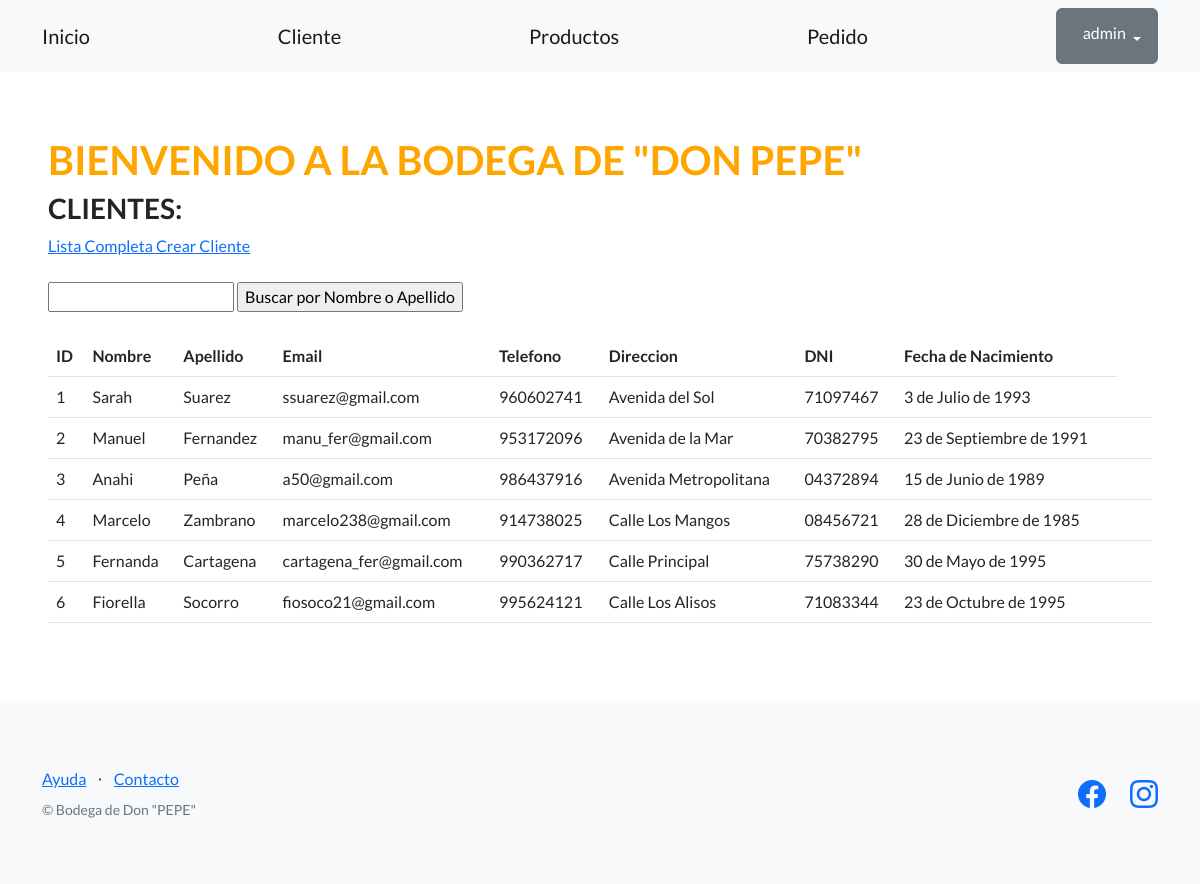
The app's page /productos-ventas/cliente/ (signed in) with its own data.
### productos_ventas/models.py (models this page shows, shortened)
class Cliente(models.Model):
    nombre = models.CharField(max_length=256)
    apellido = models.CharField(max_length=256)
    email = models.EmailField(blank=True)
    telefono = models.CharField(max_length=20, blank=True)
    direccion = models.CharField(max_length=256)
    dni = models.CharField(max_length=32)
    fecha_nacimiento = models.DateField(null=True)
    creador = models.ForeignKey(User, on_delete=models.SET_NULL, null=True)

### productos_ventas/views.py (the view)
# urls.py: path("cliente/",listar_cliente, name="lista_cliente"),
def listar_cliente(request):
    contexto = {
        "cliente": Cliente.objects.all(),
    }
    http_response = render(
        request=request,
        template_name="productos_ventas/lista_cliente.html",
        context=contexto,
    )
    return http_response

### productos_ventas/templates/productos_ventas/lista_cliente.html (shortened to what this page needs)
{% extends "base.html" %}
{% block contenido %}
<h1 style="color:orange;">
  BIENVENIDO A LA BODEGA DE "DON PEPE"
</h1>
<h3>CLIENTES:</h3>
<a href="{% url 'lista_cliente' %}">Lista Completa </a>
<a href="{% url 'crear_cliente' %}">Crear Cliente</a>
<br><br>
<form action="{% url 'buscar_cliente' %}" method="post">
  <input type="text" name="busqueda">
  <input type="submit" value="Buscar por Nombre o Apellido">
</form>
<br>
<table class="table">
  <tbody>
    <tr>
      <th>ID</th>
      <th>Nombre</th>
      <th>Apellido</th>
      <th>Email</th>
      <th>Telefono</th>
      <th>Direccion</th>
      <th>DNI</th>
      <th>Fecha de Nacimiento</th>
    </tr>
  </tbody>
  {% for elemento in cliente %}
    <tr>
      <td>{{ elemento.id }}</td>
      <td>{{ elemento.nombre }}</td>
      <td>{{ elemento.apellido }}</td>
      <td>{{ elemento.email }}</td>
      <td>{{ elemento.telefono }}</td>
      <td>{{ elemento.direccion }}</td>
      <td>{{ elemento.dni }}</td>
      <td>{{ elemento.fecha_nacimiento }}</td>
      <td>
      </td>
      <td>
      </td>
    </tr>
  {% endfor %}
</table>
{% endblock contenido %}

### templates_base/base.html (shortened to what this page needs)
{% load static %}
<!DOCTYPE html>
<html lang="en">
    <head>
        <link href="https://cdn.jsdelivr.net/npm/bootstrap-icons@1.5.0/font/bootstrap-icons.css" rel="stylesheet" type="text/css" />
        <link href="{% static 'css/styles.css' %}" rel="stylesheet" />
    </head>
    <body>
        <nav class="navbar navbar-light bg-light static-top">
            <div class="container">
                <a class="navbar-brand" href="{% url 'inicio' %}">Inicio</a>
                <a class="navbar-brand" href="{% url 'lista_cliente' %}">Cliente</a>
                <a class="navbar-brand" href="{% url 'lista_producto' %}">Productos</a>
                <a class="navbar-brand" href="{% url 'lista_pedido' %}">Pedido</a>
                {% if user.is_authenticated %}
                <div class="dropdown">
                    <button class="btn btn-secondary dropdown-toggle" type="button" id="dropdownMenuButton1" data-bs-toggle="dropdown" aria-expanded="false">
                        <div style="display: inline-flex;">
                            <span>{{ user.username }}</span>
                        </div>
                    </button>
                </div>
                {% else %}
                <a class="btn btn-primary" href="{% url 'login' %}">Inicio sesión</a>
                <a class="btn btn-success" href="{% url 'registro' %}">Registro</a>
                {% endif %}
            </div>
        </nav>
        <section style="padding:4rem 3rem;">
            {% block contenido %}
            {% endblock contenido %}
        </section>
        <footer class="footer bg-light">
            <div class="container">
                <div class="row">
                    <div class="col-lg-6 h-100 text-center text-lg-start my-auto">
                        <ul class="list-inline mb-2">
                            <li class="list-inline-item"><a href="#!">Ayuda</a></li>
                            <li class="list-inline-item">⋅</li>
                            <li class="list-inline-item"><a href="#!">Contacto</a></li>
                        </ul>
                        <p class="text-muted small mb-4 mb-lg-0">&copy; Bodega de Don "PEPE"</p>
                    </div>
                    <div class="col-lg-6 h-100 text-center text-lg-end my-auto">
                        <ul class="list-inline mb-0">
                            <li class="list-inline-item me-4">
                                <a href="https://www.facebook.com/plazaVeaOficial?locale=es_LA/"><i class="bi-facebook fs-3"></i></a>
                            <li class="list-inline-item">
                                <a href="https://www.instagram.com/plazavea.oficial/?hl=es-la/"><i class="bi-instagram fs-3"></i></a>
                            </li>
                        </ul>
                    </div>
                </div>
            </div>
        </footer>
    </body>
</html>

### records on screen
Cliente: id "1", nombre "Sarah", apellido "Suarez", email "ssuarez@gmail.com", telefono "960602741", direccion "Avenida del Sol", dni "71097467", fecha_nacimiento "3 de Julio de 1993"
Cliente: id "2", nombre "Manuel", apellido "Fernandez", email "manu_fer@gmail.com", telefono "953172096", direccion "Avenida de la Mar", dni "70382795", fecha_nacimiento "23 de Septiembre de 1991"
Cliente: id "3", nombre "Anahi", apellido "Peña", email "a50@gmail.com", telefono "986437916", direccion "Avenida Metropolitana", dni "04372894", fecha_nacimiento "15 de Junio de 1989"
Cliente: id "4", nombre "Marcelo", apellido "Zambrano", email "marcelo238@gmail.com", telefono "914738025", direccion "Calle Los Mangos", dni "08456721", fecha_nacimiento "28 de Diciembre de 1985"
Cliente: id "5", nombre "Fernanda", apellido "Cartagena", email "cartagena_fer@gmail.com", telefono "990362717", direccion "Calle Principal", dni "75738290", fecha_nacimiento "30 de Mayo de 1995"
Cliente: id "6", nombre "Fiorella", apellido "Socorro", email "fiosoco21@gmail.com", telefono "995624121", direccion "Calle Los Alisos", dni "71083344", fecha_nacimiento "23 de Octubre de 1995"

### other values on screen
{{ user.username }} "admin"
